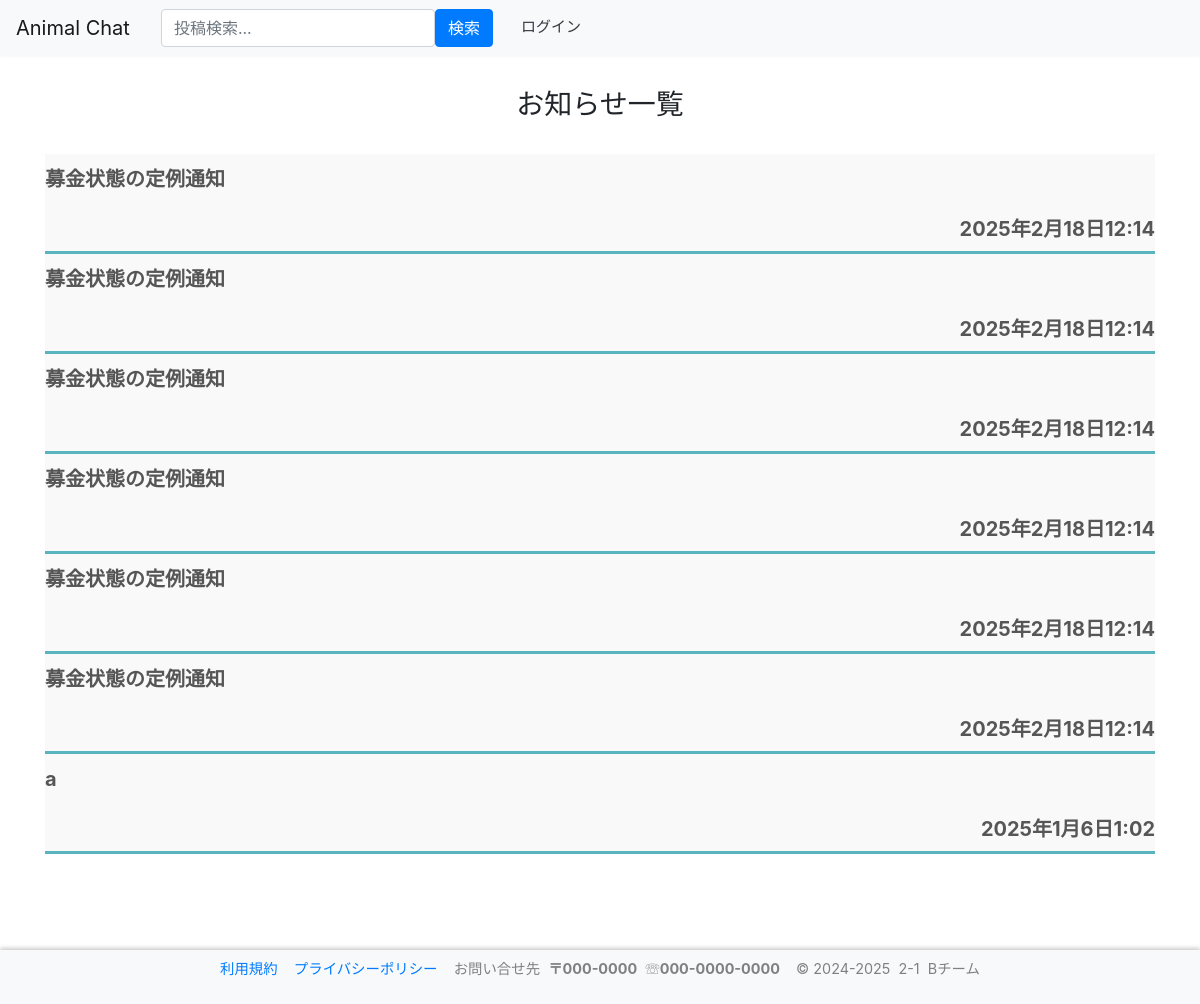
/contents/notice_list/, run on the app's committed database.
### contents/models.py (models this page shows, shortened)
class NoticeList(models.Model):
    id = models.AutoField(primary_key=True)
    posted_at = models.DateTimeField(
        verbose_name="日時",
        auto_now_add=True
    )
    title = models.CharField(
        verbose_name="タイトル",
        max_length=30,
        default=""
    )
    text = models.TextField(
        verbose_name="本文"
    )
    target = models.IntegerField(
        null=True,
        blank=True,
    )

### contents/views.py (the view)
# urls.py: path('notice_list/', views.NoticeListView.as_view(), name='notice_l'),
class NoticeListView(ListView):
    template_name = 'contents/notice_list.html'
    context_object_name = "obj_data"
    def get_queryset(self):
        qs = NoticeList.objects.order_by("-posted_at").filter(Q(target=None)|Q(target=self.request.user.id))
        return qs

### templates/contents/notice_list.html (shortened to what this page needs)
{% extends "base.html" %}
{% load static %}
{% block content %}
<br>
<div class="notice-container">
  <h3 style="text-align:center;">お知らせ一覧</h3>
  <br>
  {%if obj_data%}
  {% for data in obj_data %}
  <a style="text-decoration: none;font-style: #0000;color:black;" href= "{% url 'contents:notice_d' data.pk %}">
    <div class="tab_item2" style="height:100px;" >
          <div style="width:100%;text-align:left;">
              {{data.title}}
          </div>
          <div style="width:100%;text-align:right;font-size:20px;">
            <div class="notice-time">
              {{ data.posted_at }}
            </div>
          </div>
    </div>
  </a>
  {% endfor %}
  {%else%}
    <p>通知はありません</p>
  {%endif%}
  <div style="height:200px;font-size:100px;">&nbsp</div>
</div>
{% endblock %}

### templates/contents/notice_list.html (style rules this page uses)
.tab_item2 { width: calc(100%); height: 50px; border-bottom: 3px solid #5ab4bd; background-color: #f9f9f9; line-height: 50px; font-size: 20px; text-align: center; color: #565656; display: block; float: left; text-align: center; font-weight: bold; transition: all 0.2s ease; }

### data on the page
NoticeList: title "募金状態の定例通知", posted_at "2025年2月18日12:14"
NoticeList: title "募金状態の定例通知", posted_at "2025年2月18日12:14"
NoticeList: title "募金状態の定例通知", posted_at "2025年2月18日12:14"
NoticeList: title "募金状態の定例通知", posted_at "2025年2月18日12:14"
NoticeList: title "募金状態の定例通知", posted_at "2025年2月18日12:14"
NoticeList: title "募金状態の定例通知", posted_at "2025年2月18日12:14"
NoticeList: title "a", posted_at "2025年1月6日1:02"
